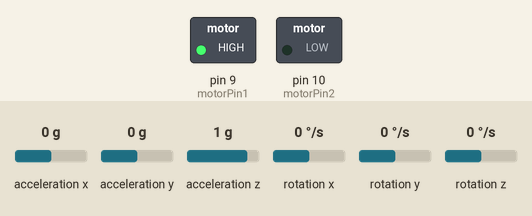
This sketch was run on a simulated Arduino Uno, built with avr-gcc and run on an emulated ATmega328P. On the bench: switched loads named in the sketch (green lamp = pin HIGH). Inputs (shaded band) come from the test bench; at power-on: acceleration y 0 g, acceleration x 0 g, acceleration z 1 g, rotation x 0 °/s, rotation y 0 °/s, rotation z 0 °/s. What the sketch prints to the serial monitor is not drawn.

Above: at 1.3 s.
1.4 s: acceleration y set to 0.8 g
Timing chart, 0 to 4.4 s (numbered marks = the images above; inputs shaded):
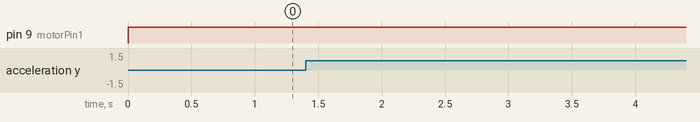

The sketch:

motor_sensor_control.ino
```cpp
#include <Wire.h>
#include <MPU6050.h>

MPU6050 mpu;

int motorPin1 = 9;
int motorPin2 = 10;

int16_t ax, ay, az;

void setup() {
  Serial.begin(9600);
  Wire.begin();
  mpu.initialize();

  pinMode(motorPin1, OUTPUT);
  pinMode(motorPin2, OUTPUT);

  Serial.println("Smart Agri-Terrain Transporter Started");
}

void loop() {

  mpu.getAcceleration(&ax, &ay, &az);

  Serial.print("Tilt Value: ");
  Serial.println(ay);

  // Check terrain slope
  if (ay > 10000) {
    // Uphill movement
    digitalWrite(motorPin1, HIGH);
    digitalWrite(motorPin2, LOW);
    Serial.println("Climbing Slope");
  }
  else {
    // Normal terrain
    digitalWrite(motorPin1, HIGH);
    digitalWrite(motorPin2, LOW);
    Serial.println("Normal Movement");
  }

  delay(500);
}
```

Measured:
- after the input at 1.4 s, every drawn part: stays the same
